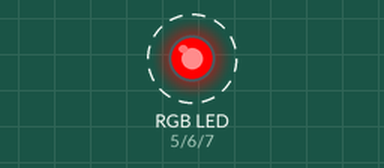
Bench run of a sketch on a simulated Arduino Uno, built with avr-gcc and run on an emulated ATmega328P. On the bench: an RGB LED mixed from three pins (HIGH = lit). Dashed ring = blinking. What the sketch prints to the serial monitor is not drawn.

Above: at 0.2 s.
Timing chart, 0 to 3.0 s (numbered marks = the images above):
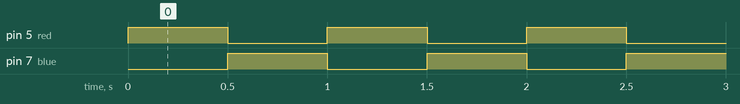

Measured:
- by itself, pin 5 (red), pin 7 (blue): alternates HIGH for 0.50 s and LOW for 0.50 s

The sketch:

led-rgb.ino
```cpp
int red = 5;
int green = 6;
int blue = 7;

void setup() {
  // put your setup code here, to run once:

  Serial.begin(9600);
  pinMode(red, OUTPUT);
  pinMode(green, OUTPUT);
  pinMode(blue, OUTPUT);
}

void loop() {
  // put your main code here, to run repeatedly:
  //luz = analogRead(A0);
  changeColor(HIGH, LOW, LOW);
  Serial.println("RED");
  delay(500);

  /*changeColor(LOW, HIGH, LOW);
  Serial.println("GREEN");
  delay(1000);*/

  changeColor(LOW, LOW, HIGH);
  Serial.println("BLUE");
  delay(500);

  /*
  changeColor(HIGH, LOW, HIGH);
  Serial.println("ROXO");
  delay(1000);
  */
}

void changeColor(int vRed, int vGreen, int vBlue){
  digitalWrite(red, vRed);
  digitalWrite(green, vGreen);
  digitalWrite(blue, vBlue);
}
```
